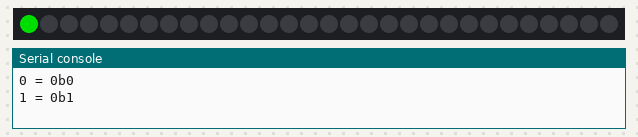
Recording of a program running on a simulated Raspberry Pi Pico running MicroPython. On the bench: 30 RGB LEDs in strip order, left to right, the last lines printed to the serial console. Dim RGB values are drawn brighter than linear.

Above: at 1.1 s.
At 30.1 s:
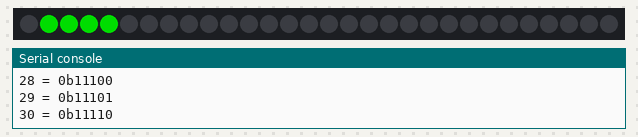

The program:

39-binary-counter.py
```python
# Lab 39: Binary Counter
# Filename: 39-binary-counter.py
# Version: 1.0.0
#
# Count up in binary, using the first 5 pixels as bits.

from machine import Pin
from neopixel import NeoPixel
from utime import sleep
import config

# hardware settings from config.py
NEOPIXEL_PIN = config.NEOPIXEL_PIN
NUMBER_PIXELS = config.NUMBER_PIXELS

strip = NeoPixel(Pin(NEOPIXEL_PIN), NUMBER_PIXELS)

NUM_BITS = 5    # 5 bits can count from 0 to 31
ON_COLOR = (0, 150, 0)
OFF_COLOR = (0, 0, 0)


def show_binary(n):
    for bit in range(NUM_BITS):
        # (1 << bit) makes a mask like 00001, 00010, 00100...
        # n & mask checks if that one bit is a 1 or a 0
        if n & (1 << bit):
            strip[bit] = ON_COLOR
        else:
            strip[bit] = OFF_COLOR
    strip.write()


count = 0
while True:
    show_binary(count)
    print(count, "=", bin(count))
    sleep(1)
    count = (count + 1) % (2 ** NUM_BITS)   # wrap back to 0 after 31
```

config.py
```python
# Moving Rainbow Configuration file
# Filename: config.py
# Version: 1.0.0
#
# This file contains the hardware configuration for your kit.
# It is imported by each program.
NEOPIXEL_PIN = 0
NUMBER_PIXELS = 30
BUTTON_PIN_1 = 15
BUTTON_PIN_2 = 14
```
